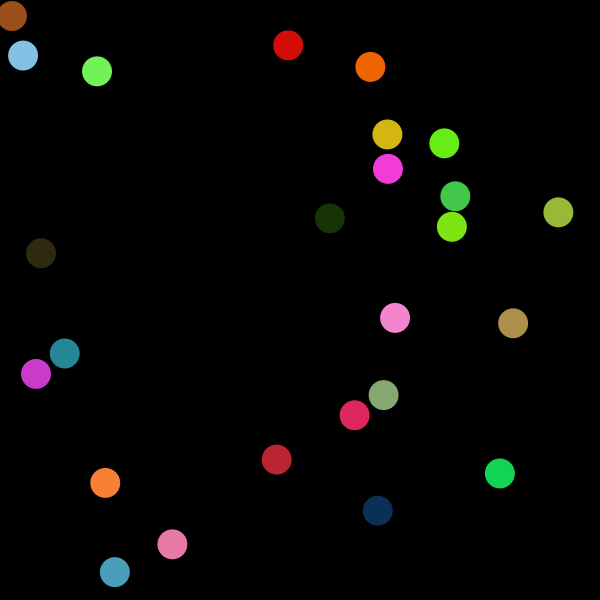
Frame 1 (no input)
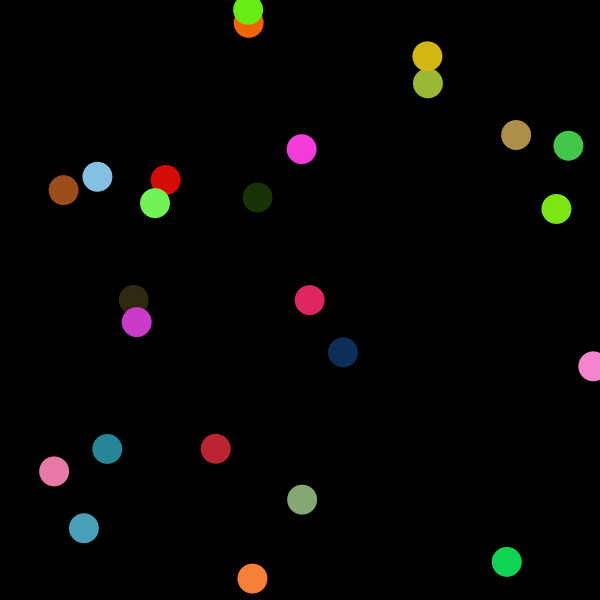
Frame 60 (the mouse pressed at the canvas centre just before this capture)
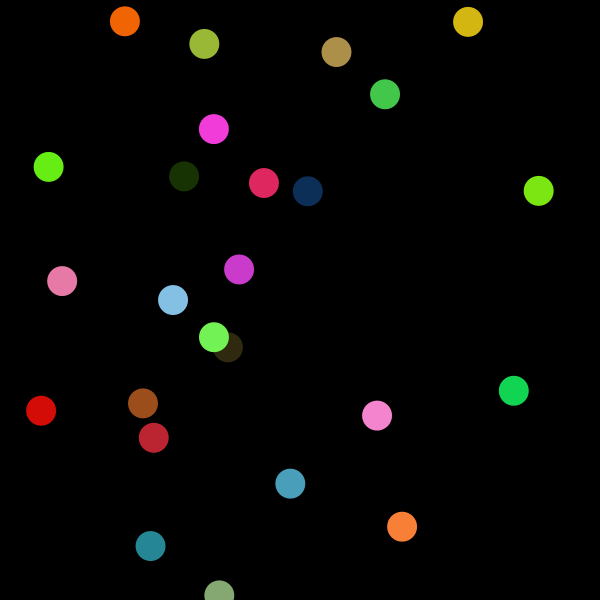
Frame 120 (the mouse held since frame 60 and released just before this capture)

The Processing sketch that drew these frames (run headless with seeded random() and noise(); from frame 60 on, the mouse is pressed at the canvas centre):

// Processing sketch: Chain_Reaction
// ── Chain_Reaction.pde
Ball[] balls;

boolean reactionStarted;

void setup() {
  size(600, 600);
  reactionStarted = false;
  balls = new Ball[25];
  for (int i = 0; i < balls.length; i++) {
    balls[i] = new Ball();
  }
  noStroke();
}

void draw() {
  background(0);
  for (int i = 0; i<balls.length; i++) {
    fill(balls[i].c);
    ellipse(balls[i].x, balls[i].y, balls[i].rad*2, balls[i].rad*2);
    balls[i].move();
  }
  if (reactionStarted == true) {
    Ball first = balls[0];
    reaction(first);
    for (int i = 0; i < balls.length; i++) {
      for (int j = 0; j < balls.length; j++) {
        if ((j != i) && ((balls[i].state == 1) || (balls[j].state == 1))) {
          if (balls[i].intersects(balls[j])) {
            reaction(balls[i]);
          }
        }
      }
    }
  }
}

void mouseClicked() {
  reactionStarted = true;
}

void reaction(Ball b) {
  b.dx = 0;
  b.dy = 0;
  b.state = 1;
  while (b.rad < 50) {
    b.rad++;
  }
  /* while (b.rad > 0){
   b.rad--;
   b.state = 3;
   }
   */
}
// ── Ball.pde
class Ball {

  float x;
  float y;
  float rad;
  color c;
  float dx;
  float dy;
  int state;
  /* States:
   0 = alive
   1 = growing
   2 = shrinking
   3 = dead
   */

  Ball() {
    x = random(600.0);
    y = random(650.0);
    rad = 15.0;
    c = color(random(255), random(255), random(255));
    dx = random(-4.0, 4.0);
    dy = random(-4.0, 4.0);
    state = 0;
  }

  void move() {
    x+=dx;
    y+=dy;
    bounce();
  }

  void bounce() {
    if (x <= 0 || x >= 600) {
      dx= -dx;
    } else if (y <= 0 || y >= 600) {
      dy = -dy;
    }
  }
  
  boolean intersects(Ball b){
    return dist(b.x, b.y, this.x, this.y) < b.rad + this.rad;
  }
}
